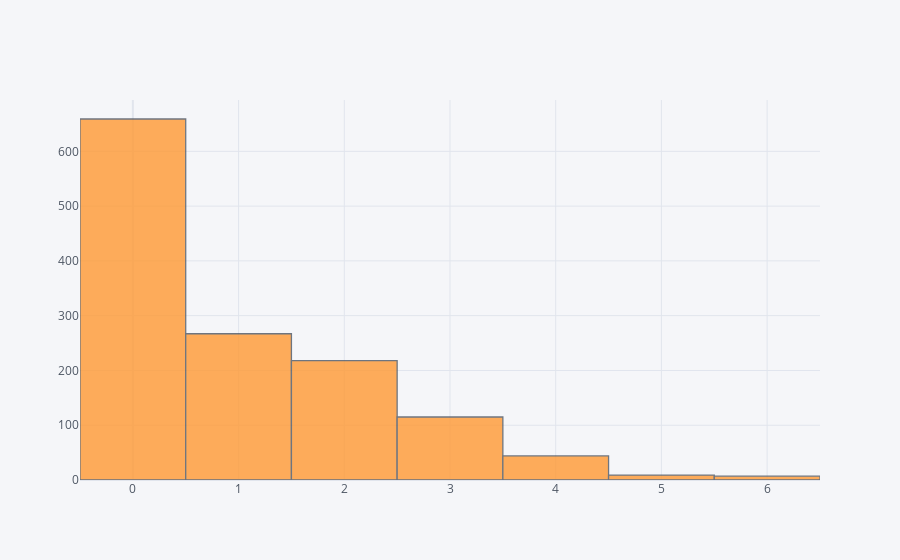

The cell this chart's notebook holds for it:
### Code cell
df['dependents'].iplot(kind='histogram');

### Figure 1 — Plotly figure (JSON) as saved in the notebook; plotly's stock layout.template omitted (floating-point values rounded to 4 significant figures; data arrays with more than 128 entries replaced by an {"elided": "..."} marker saying what was removed)
{"data": [{"histfunc": "count", "histnorm": "", "marker": {"color": "rgba(255, 153, 51, 1.0)", "line": {"color": "#4D5663", "width": 1.3}}, "name": "dependents", "opacity": 0.8, "orientation": "v", "type": "histogram", "x": {"elided": "1319 int values"}}], "layout": {"barmode": "overlay", "legend": {"bgcolor": "#F5F6F9", "font": {"color": "#4D5663"}}, "paper_bgcolor": "#F5F6F9", "plot_bgcolor": "#F5F6F9", "title": {"font": {"color": "#4D5663"}}, "xaxis": {"gridcolor": "#E1E5ED", "showgrid": true, "tickfont": {"color": "#4D5663"}, "title": {"font": {"color": "#4D5663"}, "text": ""}, "zerolinecolor": "#E1E5ED"}, "yaxis": {"gridcolor": "#E1E5ED", "showgrid": true, "tickfont": {"color": "#4D5663"}, "title": {"font": {"color": "#4D5663"}, "text": ""}, "zerolinecolor": "#E1E5ED"}}}
